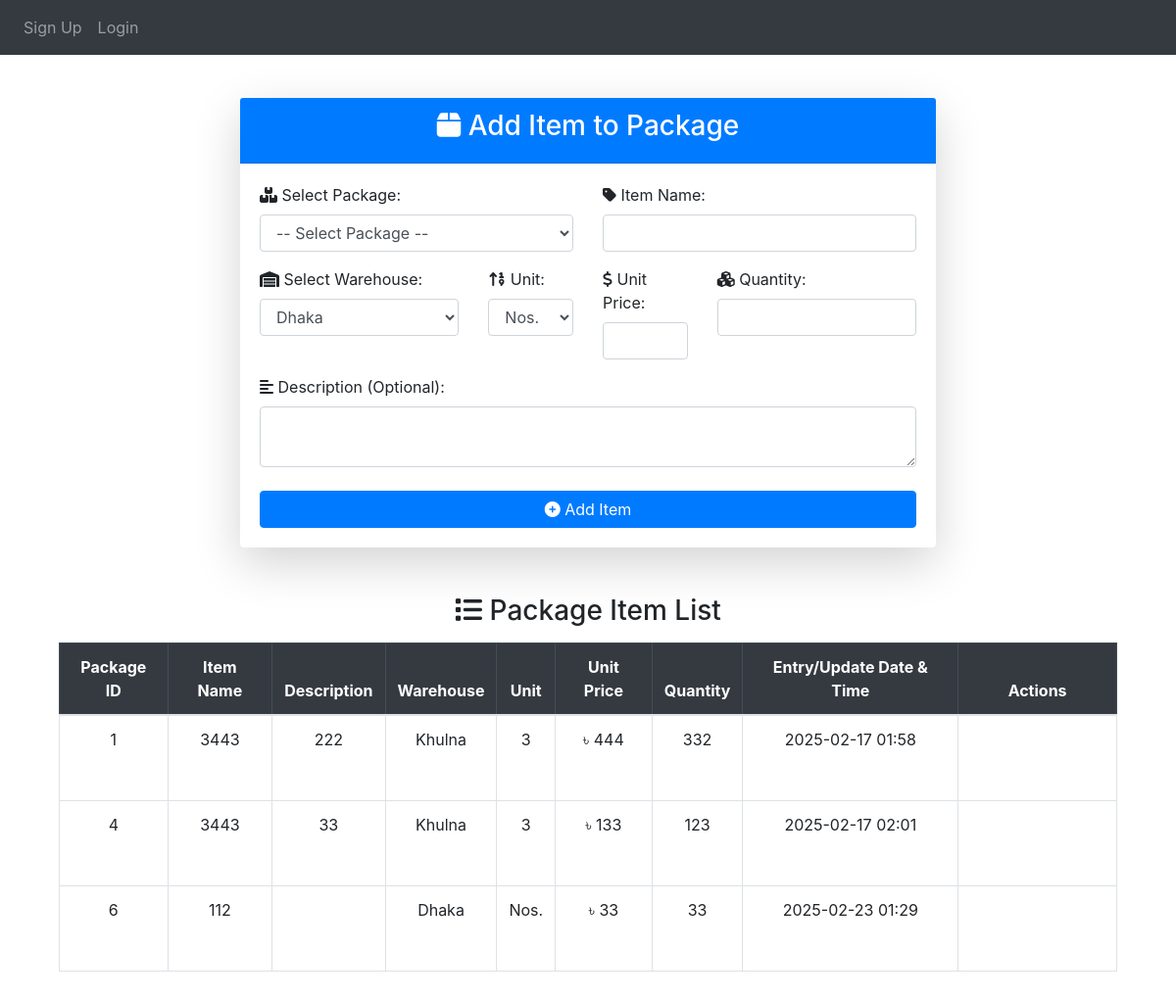
Page /entry/add_item_to_package/ on the earlier database version.
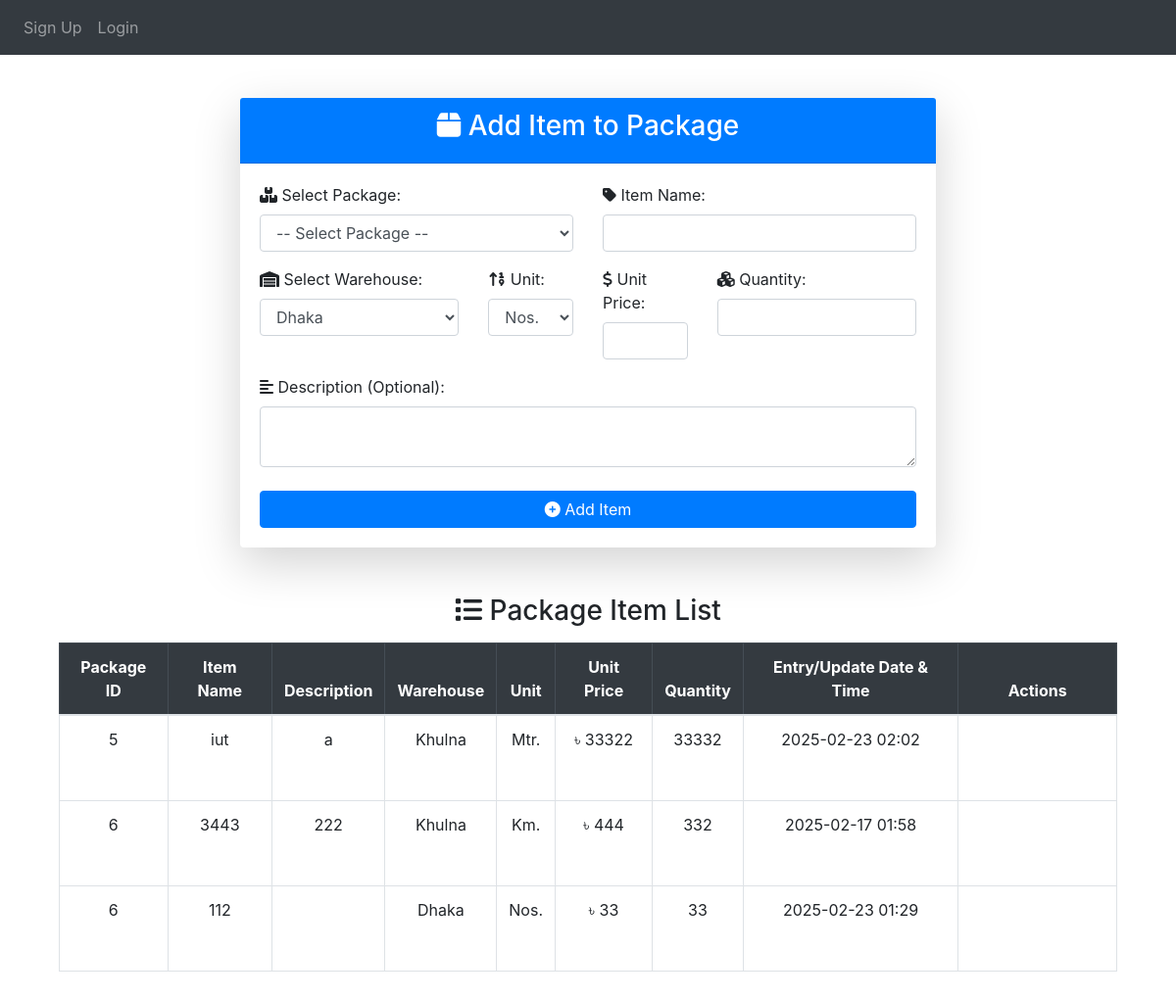
Same page on the later database version.
### App_Entry/models.py (models this page shows, shortened)
class Item(models.Model):
    WAREHOUSE_CHOICES = [
        ("Dhaka", "Dhaka"),
        ("Khulna", "Khulna"),
        ("Chittagong", "Chittagong"),
    ]
    UNIT_CHOICES = [
        ("Nos.", "Nos."),
        ("Mtr.", "Mtr."),
        ("Km.", "Km."),
        ("Set.", "Set."),
        ("Pair.", "Pair."),
    ]
    name = models.CharField(max_length=255)
    description = models.TextField(blank=True, null=True)
    warehouse = models.CharField(
        max_length=50, choices=WAREHOUSE_CHOICES, default="Dhaka"
    )
    unit_of_item = models.CharField(
        max_length=10, choices=UNIT_CHOICES, default="Nos."
    )  # Updated field
    unit_price = models.BigIntegerField(default=0)
    quantity_of_item = models.BigIntegerField(default=0)
    package = models.ForeignKey(
        Package,
        on_delete=models.SET_NULL,
        related_name="package_of_item",
        null=True,
    )
    created_at = models.DateTimeField(auto_now_add=True)

class Package(models.Model):
    packageId = models.BigIntegerField(unique=True)

### App_Entry/views.py (the view, shortened to what this page needs)
def add_item_to_package(request):
    packages = Package.objects.all().order_by("packageId")
    items = Item.objects.all().order_by("package__packageId")
    UNIT_CHOICES = ["Nos.", "Mtr.", "Km.", "Set.", "Pair."]
    return render(
        request,
        "App_Entry/Add_item_to_package.html",
        {"packages": packages, "items": items, "unit_choices": UNIT_CHOICES},
    )

### templates/App_Entry/Add_item_to_package.html (shortened to what the changed rows need)
{% extends 'base.html' %}
{% load crispy_forms_tags %}
{% load static %}
{% block body_block %}
<div class="container mt-4">
    <table class="table table-hover table-bordered mt-3">
        <thead class="table-dark">
            <tr class="text-center">
                <th>Package ID</th>
                <th>Item Name</th>
                <th>Description</th>
                <th>Warehouse</th>
                <th>Unit</th>
                <th>Unit Price</th>
                <th>Quantity</th>
                <th>Entry/Update Date & Time</th>
                <th>Actions</th>
            </tr>
        </thead>
        <tbody>
            {% for item in items %}
            <tr class="text-center">
                <td>{{ item.package.packageId }}</td>
                <td>{{ item.name }}</td>
                <td>{{ item.description }}</td>
                <td>{{ item.warehouse }}</td>
                <td>{{ item.unit_of_item }}</td>
                <td>৳ {{ item.unit_price }}</td>
                <td>{{ item.quantity_of_item }}</td>
                <td>{{ item.created_at|date:"Y-m-d H:i" }}</td>
                <td class="action-cell">
                </td>
            </tr>
            {% endfor %}
        </tbody>
    </table>
    <br><br>
</div>
{% endblock %}

Differences in the rows shown:
removed Item: package.packageId "4", name "3443", description "33", warehouse "Khulna", unit_of_item "3", unit_price "133", quantity_of_item "123", created_at "2025-02-17 02:01"
added Item: package.packageId "5", name "iut", description "a", warehouse "Khulna", unit_of_item "Mtr.", unit_price "33322", quantity_of_item "33332", created_at "2025-02-23 02:02"
changed Item (number 2 of 3 on the later page): package.packageId "1" → "6"; unit_of_item "3" → "Km."
